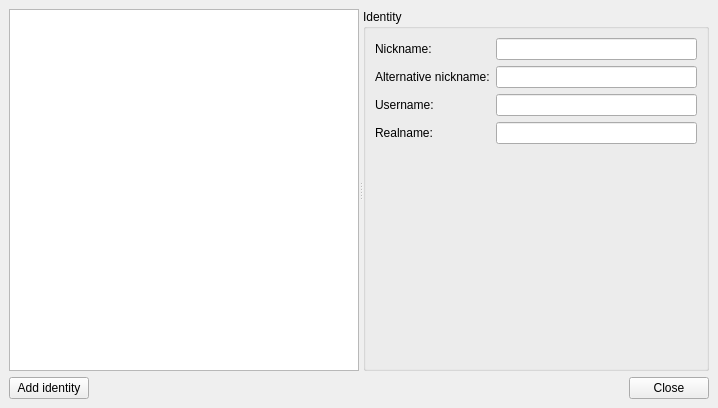
<?xml version="1.0" encoding="UTF-8"?>
<ui version="4.0">
 <class>FormIdentities</class>
 <widget class="QMainWindow" name="FormIdentities">
  <property name="geometry">
   <rect>
    <x>0</x>
    <y>0</y>
    <width>718</width>
    <height>408</height>
   </rect>
  </property>
  <property name="windowTitle">
   <string>irc2me: Identities</string>
  </property>
  <widget class="QWidget" name="centralwidget">
   <layout class="QVBoxLayout" name="verticalLayout">
    <item>
     <widget class="QSplitter" name="splitter">
      <property name="orientation">
       <enum>Qt::Horizontal</enum>
      </property>
      <widget class="QListWidget" name="listWidget"/>
      <widget class="QGroupBox" name="groupBox">
       <property name="title">
        <string>Identity</string>
       </property>
       <layout class="QFormLayout" name="formLayout">
        <item row="0" column="0">
         <widget class="QLabel" name="label">
          <property name="text">
           <string>Nickname:</string>
          </property>
         </widget>
        </item>
        <item row="0" column="1">
         <widget class="QLineEdit" name="lineEdit"/>
        </item>
        <item row="1" column="1">
         <widget class="QLineEdit" name="lineEdit_2"/>
        </item>
        <item row="1" column="0">
         <widget class="QLabel" name="label_2">
          <property name="text">
           <string>Alternative nickname:</string>
          </property>
         </widget>
        </item>
        <item row="2" column="1">
         <widget class="QLineEdit" name="lineEdit_3"/>
        </item>
        <item row="2" column="0">
         <widget class="QLabel" name="label_3">
          <property name="text">
           <string>Username:</string>
          </property>
         </widget>
        </item>
        <item row="3" column="1">
         <widget class="QLineEdit" name="lineEdit_4"/>
        </item>
        <item row="3" column="0">
         <widget class="QLabel" name="label_4">
          <property name="text">
           <string>Realname:</string>
          </property>
         </widget>
        </item>
       </layout>
      </widget>
     </widget>
    </item>
    <item>
     <layout class="QHBoxLayout" name="horizontalLayout">
      <item>
       <widget class="QPushButton" name="pushButton_ident_add">
        <property name="text">
         <string>Add identity</string>
        </property>
       </widget>
      </item>
      <item>
       <spacer name="horizontalSpacer">
        <property name="orientation">
         <enum>Qt::Horizontal</enum>
        </property>
        <property name="sizeHint" stdset="0">
         <size>
          <width>40</width>
          <height>20</height>
         </size>
        </property>
       </spacer>
      </item>
      <item>
       <widget class="QPushButton" name="pushButton_close">
        <property name="text">
         <string>Close</string>
        </property>
       </widget>
      </item>
     </layout>
    </item>
   </layout>
  </widget>
 </widget>
 <resources/>
 <connections/>
</ui>
